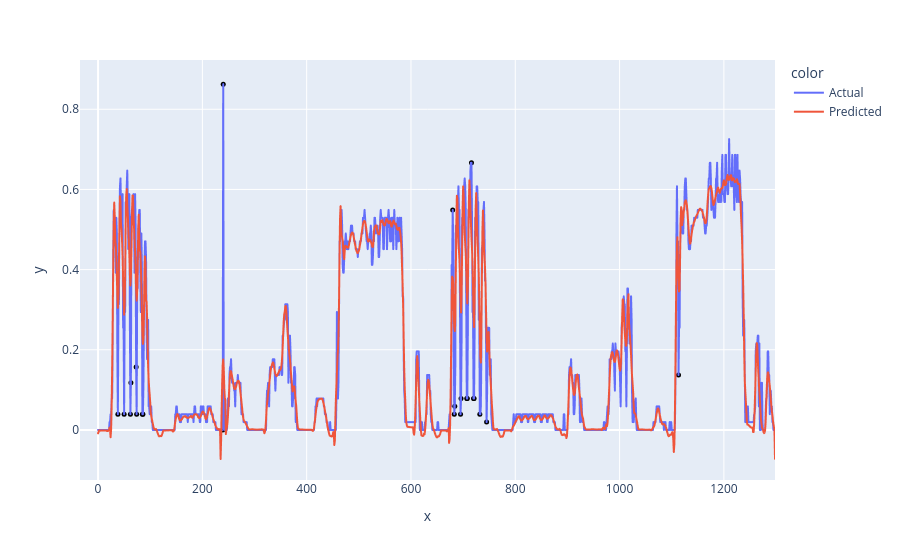

Notebook code for this chart:
### Code cell
display_prediction(df10_testX + noise, predicted_load_test_noise, 4,  mean, std, 2)

### Figure 1 — Plotly figure (JSON) as saved in the notebook; plotly's stock layout.template omitted (floating-point values rounded to 4 significant figures; data arrays with more than 128 entries replaced by an {"elided": "..."} marker saying what was removed)
{"data": [{"hovertemplate": "color=Actual<br>x=%{x}<br>y=%{y}<extra></extra>", "legendgroup": "Actual", "line": {"color": "#636efa", "dash": "solid"}, "marker": {"symbol": "circle"}, "mode": "lines", "name": "Actual", "showlegend": true, "type": "scattergl", "x": {"elided": "1299 int values"}, "xaxis": "x", "y": {"elided": "1299 float values"}, "yaxis": "y"}, {"hovertemplate": "color=Predicted<br>x=%{x}<br>y=%{y}<extra></extra>", "legendgroup": "Predicted", "line": {"color": "#EF553B", "dash": "solid"}, "marker": {"symbol": "circle"}, "mode": "lines", "name": "Predicted", "showlegend": true, "type": "scattergl", "x": {"elided": "1299 int values"}, "xaxis": "x", "y": {"elided": "1299 float values"}, "yaxis": "y"}, {"hovertemplate": "x=%{x}<br>y=%{y}<extra></extra>", "legendgroup": "", "marker": {"color": "black", "size": 5, "symbol": "circle"}, "mode": "markers", "name": "", "orientation": "v", "showlegend": false, "type": "scatter", "x": [38, 50, 62, 63, 73, 74, 85, 86, 239, 240, 680, 683, 684, 695, 696, 707, 708, 716, 720, 721, 732, 745, 1113], "xaxis": "x", "y": [0.03922, 0.03922, 0.03922, 0.1176, 0.1569, 0.03922, 0.03922, 0.03922, 0.0, 0.8627, 0.549, 0.03922, 0.05882, 0.03922, 0.07843, 0.07843, 0.07843, 0.6667, 0.07843, 0.07843, 0.03922, 0.01961, 0.1373], "yaxis": "y"}], "layout": {"legend": {"title": {"text": "color"}, "tracegroupgap": 0}, "margin": {"t": 60}, "xaxis": {"anchor": "y", "domain": [0, 1], "title": {"text": "x"}}, "yaxis": {"anchor": "x", "domain": [0, 1], "title": {"text": "y"}}}}
